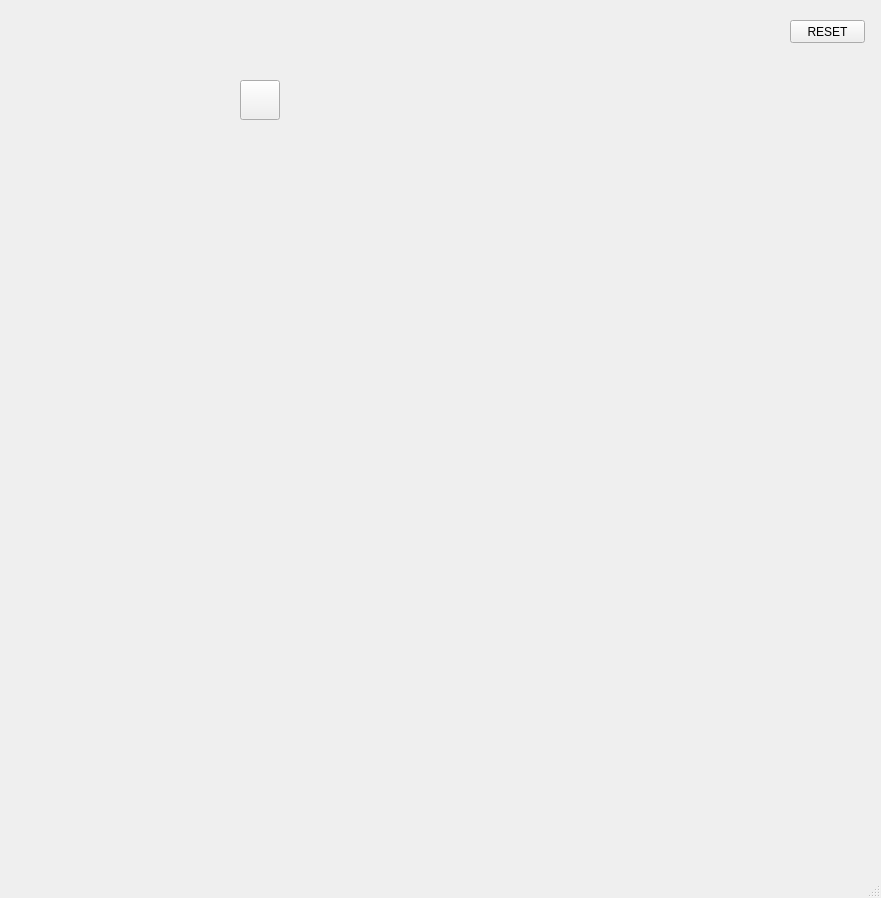
<?xml version="1.0" encoding="UTF-8"?>
<ui version="4.0">
 <class>MainWindow</class>
 <widget class="QMainWindow" name="MainWindow">
  <property name="geometry">
   <rect>
    <x>0</x>
    <y>0</y>
    <width>881</width>
    <height>898</height>
   </rect>
  </property>
  <property name="windowTitle">
   <string>MainWindow</string>
  </property>
  <widget class="QWidget" name="centralwidget">
   <widget class="QPushButton" name="pb">
    <property name="geometry">
     <rect>
      <x>790</x>
      <y>20</y>
      <width>75</width>
      <height>23</height>
     </rect>
    </property>
    <property name="text">
     <string>RESET</string>
    </property>
   </widget>
   <widget class="QPushButton" name="pb2">
    <property name="geometry">
     <rect>
      <x>240</x>
      <y>80</y>
      <width>40</width>
      <height>40</height>
     </rect>
    </property>
    <property name="text">
     <string/>
    </property>
    <property name="icon">
     <iconset>
      <normaloff>0.jpg</normaloff>0.jpg</iconset>
    </property>
    <property name="iconSize">
     <size>
      <width>40</width>
      <height>40</height>
     </size>
    </property>
   </widget>
  </widget>
  <widget class="QMenuBar" name="menubar">
   <property name="geometry">
    <rect>
     <x>0</x>
     <y>0</y>
     <width>881</width>
     <height>21</height>
    </rect>
   </property>
  </widget>
  <widget class="QStatusBar" name="statusbar"/>
 </widget>
 <resources/>
 <connections/>
</ui>
